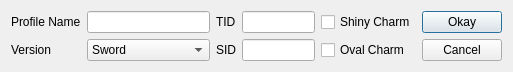
<?xml version="1.0" encoding="UTF-8"?>
<ui version="4.0">
 <class>ProfileEditor8</class>
 <widget class="QDialog" name="ProfileEditor8">
  <property name="geometry">
   <rect>
    <x>0</x>
    <y>0</y>
    <width>513</width>
    <height>72</height>
   </rect>
  </property>
  <property name="windowTitle">
   <string>Profile Editor Gen 8</string>
  </property>
  <layout class="QGridLayout" name="gridLayout">
   <item row="1" column="3">
    <widget class="TextBox" name="textBoxTID"/>
   </item>
   <item row="1" column="4">
    <widget class="QCheckBox" name="checkBoxShinyCharm">
     <property name="text">
      <string>Shiny Charm</string>
     </property>
    </widget>
   </item>
   <item row="2" column="1">
    <widget class="ComboBox" name="comboBoxVersion">
     <item>
      <property name="text">
       <string>Sword</string>
      </property>
     </item>
     <item>
      <property name="text">
       <string>Shield</string>
      </property>
     </item>
     <item>
      <property name="text">
       <string>Brilliant Diamond</string>
      </property>
     </item>
     <item>
      <property name="text">
       <string>Shining Pearl</string>
      </property>
     </item>
    </widget>
   </item>
   <item row="1" column="5">
    <widget class="QPushButton" name="pushButtonOkay">
     <property name="text">
      <string>Okay</string>
     </property>
    </widget>
   </item>
   <item row="1" column="2">
    <widget class="QLabel" name="labelTID">
     <property name="text">
      <string>TID</string>
     </property>
    </widget>
   </item>
   <item row="1" column="0">
    <widget class="QLabel" name="labelProfile">
     <property name="text">
      <string>Profile Name</string>
     </property>
    </widget>
   </item>
   <item row="2" column="3">
    <widget class="TextBox" name="textBoxSID"/>
   </item>
   <item row="2" column="2">
    <widget class="QLabel" name="labelSID">
     <property name="text">
      <string>SID</string>
     </property>
    </widget>
   </item>
   <item row="1" column="1">
    <widget class="QLineEdit" name="lineEditProfile"/>
   </item>
   <item row="2" column="5">
    <widget class="QPushButton" name="pushButtonCancel">
     <property name="text">
      <string>Cancel</string>
     </property>
    </widget>
   </item>
   <item row="2" column="4">
    <widget class="QCheckBox" name="checkBoxOvalCharm">
     <property name="text">
      <string>Oval Charm</string>
     </property>
    </widget>
   </item>
   <item row="2" column="0">
    <widget class="QLabel" name="labelVersion">
     <property name="text">
      <string>Version</string>
     </property>
    </widget>
   </item>
  </layout>
 </widget>
 <customwidgets>
  <customwidget>
   <class>TextBox</class>
   <extends>QLineEdit</extends>
   <header>Form/Controls/TextBox.hpp</header>
  </customwidget>
  <customwidget>
   <class>ComboBox</class>
   <extends>QComboBox</extends>
   <header>Form/Controls/ComboBox.hpp</header>
  </customwidget>
 </customwidgets>
 <tabstops>
  <tabstop>lineEditProfile</tabstop>
  <tabstop>comboBoxVersion</tabstop>
  <tabstop>textBoxTID</tabstop>
  <tabstop>textBoxSID</tabstop>
  <tabstop>checkBoxShinyCharm</tabstop>
  <tabstop>checkBoxOvalCharm</tabstop>
  <tabstop>pushButtonOkay</tabstop>
  <tabstop>pushButtonCancel</tabstop>
 </tabstops>
 <resources/>
 <connections>
  <connection>
   <sender>pushButtonCancel</sender>
   <signal>clicked()</signal>
   <receiver>ProfileEditor8</receiver>
   <slot>reject()</slot>
   <hints>
    <hint type="sourcelabel">
     <x>452</x>
     <y>57</y>
    </hint>
    <hint type="destinationlabel">
     <x>470</x>
     <y>88</y>
    </hint>
   </hints>
  </connection>
 </connections>
</ui>
